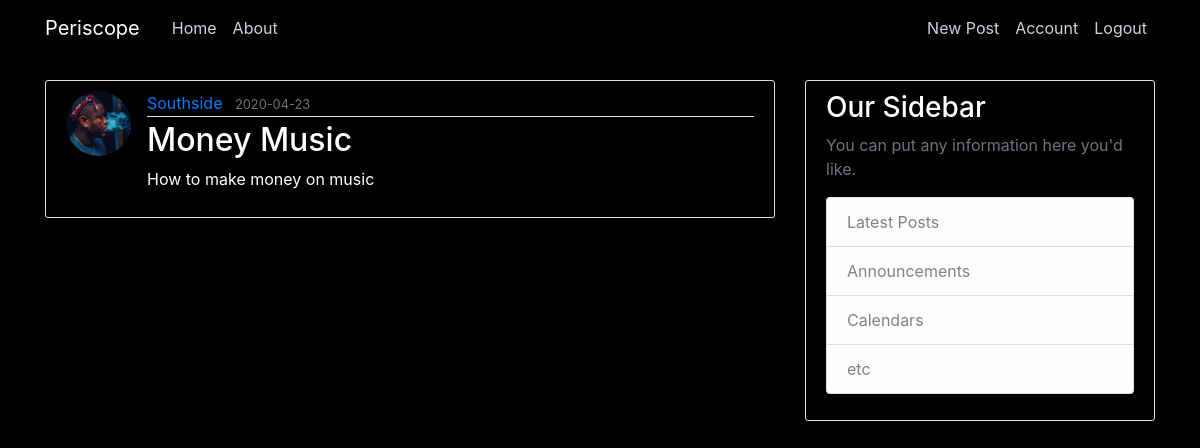
The page /post/4/ (signed in) on the database its author committed.
### flaskblog/models.py (models this page shows, shortened)
class UserModel(db.Model, UserMixin):
    __tablename__ = 'users'
    id = db.Column(db.Integer, primary_key=True)
    username = db.Column(db.String(20), unique=True, nullable=False)
    email = db.Column(db.String(120), unique=True, nullable=False)
    image_file = db.Column(db.String(20), default='default.jpg')
    password = db.Column(db.String(60), nullable=False)
    posts = db.relationship('PostModel', backref='author', lazy=True)

class PostModel(db.Model):
    __tablename__ = 'posts'
    id = db.Column(db.Integer, primary_key=True)
    title = db.Column(db.String(100), nullable=False)
    date_posted = db.Column(db.DateTime, nullable=False, default=datetime.utcnow())
    content = db.Column(db.Text, nullable=False)
    user_id = db.Column(db.Integer, db.ForeignKey('users.id'), nullable=False
                        )

### flaskblog/posts/routes.py (the view)
@posts.route("/post/<int:post_id>/", methods=['GET', 'POST'])
@login_required
def post(post_id):
    post = PostModel.query.get_or_404(post_id)
    return render_template('post.html', title=post.title, post=post)

### flaskblog/models.py (called while the page is built)
@login_manager.user_loader
def load_user(user_id):
    return UserModel.query.get(int(user_id))

### flaskblog/templates/post.html (shortened to what this page needs)
{% extends "layout.html" %}
{% block content %}
    <article class="media content-section">
        <img class="rounded-circle article-img" src="{{ url_for('static', filename='profile_pics/' + post.author.image_file) }}">
        <div class="media-body">
        <div class="article-metadata">
            <a class="mr-2" href="{{ url_for('users.user_post', username=post.author.username) }}">{{ post.author.username }}</a>
            <small class="text-muted">{{ post.date_posted.strftime('%Y-%m-%d') }}</small>
        </div>
        <h2 class="article-title">{{ post.title }}</h2>
        <p class="article-content">{{ post.content }}</p>
        </div>
    </article>
{% endblock %}

### flaskblog/static/main.css (style rules this page uses)
body { background: black; color: white; margin-top: 5rem; }
h1, h2, h3, h4, h5, h6 { color: white; }
.content-section { background: black; padding: 10px 20px; border: 1px solid #dddddd; border-radius: 3px; margin-bottom: 20px; }
.article-title { color: white; }
.article-content { white-space: pre-line; }
.article-img { height: 65px; width: 65px; margin-right: 16px; }
.article-metadata { padding-bottom: 1px; margin-bottom: 4px; border-bottom: 1px solid #e3e3e3 }

### rows shown on the page
UserModel: image_file (picture), author.username "Southside"
PostModel: date_posted "2020-04-23", title "Money Music", content "How to make money on music"
